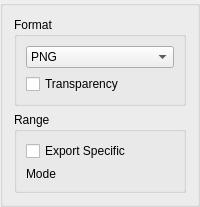
<?xml version="1.0" encoding="UTF-8"?>
<ui version="4.0">
 <class>ExportImageOptions</class>
 <widget class="QGroupBox" name="ExportImageOptions">
  <property name="sizePolicy">
   <sizepolicy hsizetype="Preferred" vsizetype="Preferred">
    <horstretch>0</horstretch>
    <verstretch>0</verstretch>
   </sizepolicy>
  </property>
  <layout class="QVBoxLayout" name="verticalLayout">
  
   <item>
    <widget class="QGroupBox" name="groupBox_2">
     <property name="title">
      <string>Format</string>
     </property>
     <layout class="QVBoxLayout" name="verticalLayout_2">
      <item>
       <widget class="QComboBox" name="formatComboBox">
        <item>
         <property name="text">
          <string>PNG</string>
         </property>
        </item>
        <item>
         <property name="text">
          <string>JPG</string>
         </property>
        </item>
        <item>
         <property name="text">
          <string>BMP</string>
         </property>
        </item>
        <item>
         <property name="text">
          <string>TIFF</string>
         </property>
        </item>
        <item>
         <property name="text">
          <string>WEBP</string>
         </property>
        </item>
       </widget>
      </item>
      <item>
       <widget class="QCheckBox" name="cbTransparency">
        <property name="text">
         <string>Transparency</string>
        </property>
       </widget>
      </item>
     </layout>
    </widget>
   </item>
   <item>
    <widget class="QGroupBox" name="frameRangeGroupBox">
     <property name="title">
      <string>Range</string>
     </property>
     <layout class="QGridLayout" name="gridLayout_2">
      <property name="leftMargin">
       <number>9</number>
      </property>
      <property name="topMargin">
       <number>9</number>
      </property>
      <property name="rightMargin">
       <number>9</number>
      </property>
      <property name="bottomMargin">
       <number>9</number>
      </property>
      <property name="spacing">
       <number>6</number>
      </property>
      <item row="0" column="0">
       <widget class="QCheckBox" name="cbExportSpecific">
        <property name="text">
         <string>Export Specific</string>
        </property>
       </widget>
      </item>
      <item row="1" column="0">
       <widget class="QLabel" name="exportSpecificModeLabel">
        <property name="text">
         <string>Mode</string>
        </property>
       </widget>
      </item>
      <item row="1" column="1">
       <widget class="QWidget" name="exportSpecificModePlaceholder"/>
      </item>
     </layout>
    </widget>
   </item>
  </layout>
 </widget>
 <tabstops>
  <tabstop>formatComboBox</tabstop>
  <tabstop>cbTransparency</tabstop>
  <tabstop>cbExportSpecific</tabstop>
 </tabstops>
 <resources/>
 <connections/>
</ui>
